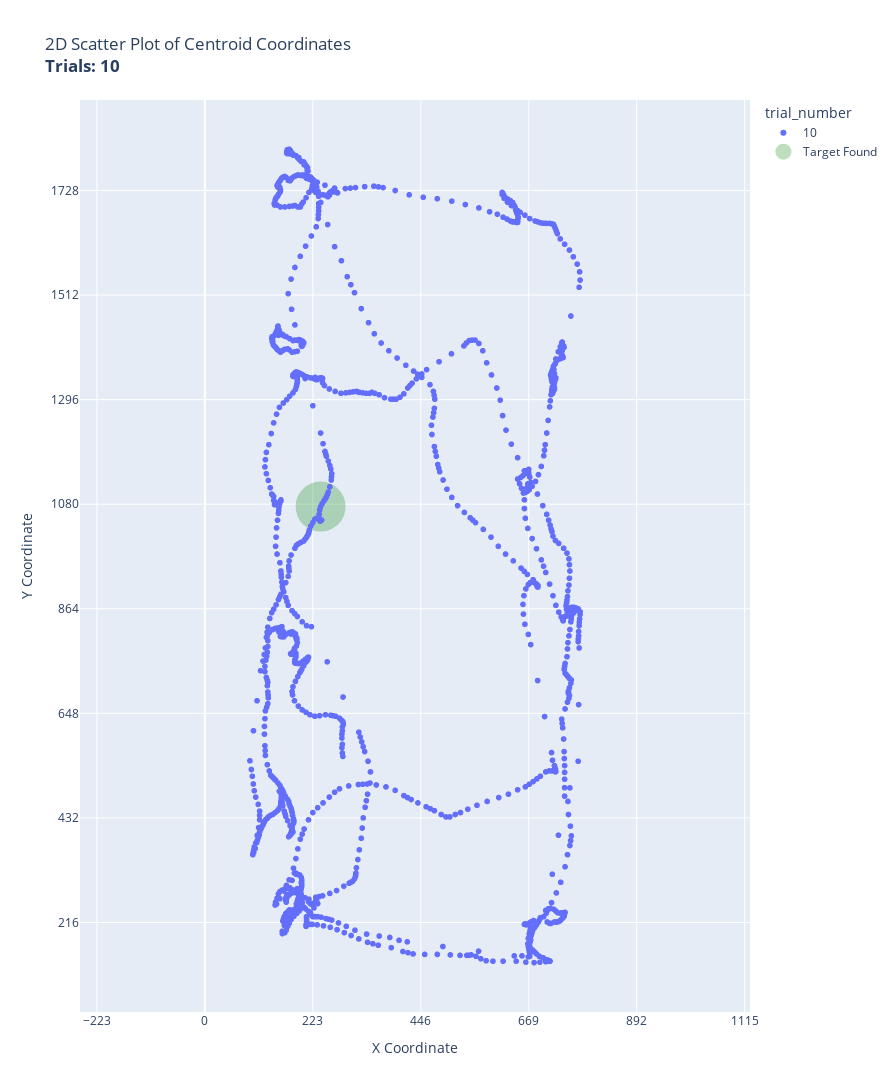

This figure's notebook cell:
### Code cell
visualize_trial_trajectory(healed, [10], color_code='trial_number')

### Figure 1 — Plotly figure (JSON) as saved in the notebook; plotly's stock layout.template omitted (floating-point values rounded to 4 significant figures; data arrays with more than 128 entries replaced by an {"elided": "..."} marker saying what was removed)
{"data": [{"hovertemplate": "trial_number=10<br>centroid_x=%{x}<br>centroid_y=%{y}<extra></extra>", "legendgroup": "10", "marker": {"color": "#636efa", "opacity": 1, "symbol": "circle"}, "mode": "markers", "name": "10", "showlegend": true, "type": "scattergl", "x": {"elided": "1723 float values"}, "xaxis": "x", "y": {"elided": "1723 float values"}, "yaxis": "y"}, {"marker": {"color": "green", "size": 50, "symbol": "circle"}, "mode": "markers", "name": "Target Found", "opacity": 0.25, "type": "scatter", "x": [239], "y": [1075]}], "layout": {"height": 1952, "legend": {"title": {"text": "trial_number"}, "tracegroupgap": 0}, "title": {"text": "2D Scatter Plot of Centroid Coordinates<br><b>Trials: 10</b>"}, "width": 894, "xaxis": {"anchor": "y", "domain": [0, 1], "dtick": 223, "gridwidth": 1, "tick0": 0, "title": {"text": "X Coordinate"}}, "yaxis": {"anchor": "x", "domain": [0, 1], "dtick": 216, "gridwidth": 1, "scaleanchor": "x", "tick0": 0, "title": {"text": "Y Coordinate"}}}}
